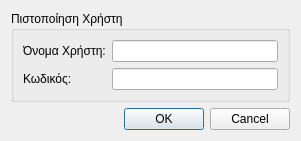
<?xml version="1.0" encoding="UTF-8"?>
<ui version="4.0">
 <class>loginDialog</class>
 <widget class="QDialog" name="loginDialog">
  <property name="geometry">
   <rect>
    <x>0</x>
    <y>0</y>
    <width>301</width>
    <height>135</height>
   </rect>
  </property>
  <property name="windowTitle">
   <string>Πρόγραμμα Διαχείρισης</string>
  </property>
  <layout class="QVBoxLayout" name="verticalLayout">
   <item>
    <widget class="QGroupBox" name="groupBox">
     <property name="title">
      <string>Πιστοποίηση Χρήστη</string>
     </property>
     <layout class="QFormLayout" name="formLayout">
      <item row="0" column="0">
       <widget class="QLabel" name="label_2">
        <property name="text">
         <string>Όνομα Χρήστη:</string>
        </property>
       </widget>
      </item>
      <item row="0" column="1">
       <widget class="QLineEdit" name="username"/>
      </item>
      <item row="1" column="0">
       <widget class="QLabel" name="label_3">
        <property name="text">
         <string>Κωδικός:</string>
        </property>
       </widget>
      </item>
      <item row="1" column="1">
       <widget class="QLineEdit" name="password"/>
      </item>
     </layout>
    </widget>
   </item>
   <item>
    <widget class="QDialogButtonBox" name="buttonBox">
     <property name="orientation">
      <enum>Qt::Horizontal</enum>
     </property>
     <property name="standardButtons">
      <set>QDialogButtonBox::Cancel|QDialogButtonBox::Ok</set>
     </property>
    </widget>
   </item>
  </layout>
 </widget>
 <resources/>
 <connections>
  <connection>
   <sender>buttonBox</sender>
   <signal>accepted()</signal>
   <receiver>loginDialog</receiver>
   <slot>accept()</slot>
   <hints>
    <hint type="sourcelabel">
     <x>248</x>
     <y>254</y>
    </hint>
    <hint type="destinationlabel">
     <x>157</x>
     <y>274</y>
    </hint>
   </hints>
  </connection>
  <connection>
   <sender>buttonBox</sender>
   <signal>rejected()</signal>
   <receiver>loginDialog</receiver>
   <slot>reject()</slot>
   <hints>
    <hint type="sourcelabel">
     <x>316</x>
     <y>260</y>
    </hint>
    <hint type="destinationlabel">
     <x>286</x>
     <y>274</y>
    </hint>
   </hints>
  </connection>
 </connections>
</ui>
